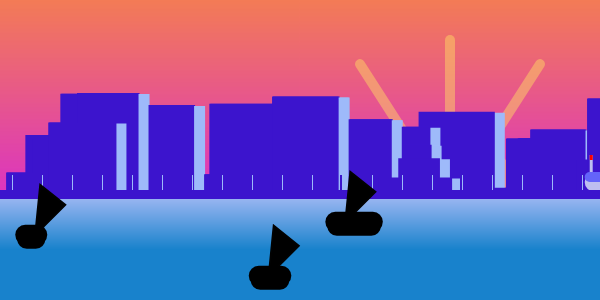
Frame 1 (no input)
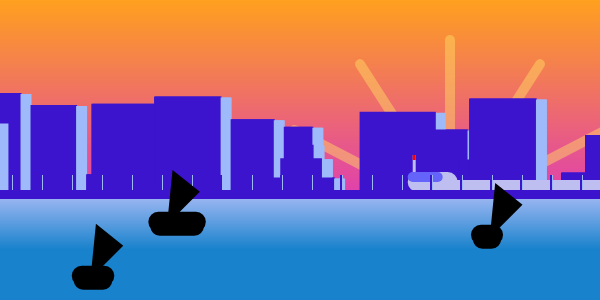
Frame 60 (no input)
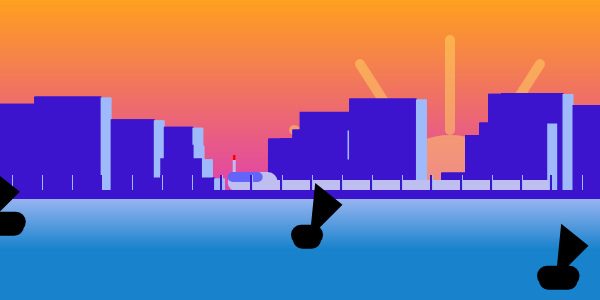
Frame 120 (the mouse pressed at the canvas centre since frame 60)

The p5.js sketch that drew these frames (run headless with seeded random() and noise() and a simulated clock; from frame 60 on, the mouse is pressed at the canvas centre):

// p5.js sketch
// ── sketch.js
// declaring an empty array called "buildings" & "boats"
var buildings = [];
var boats = [];

var trains = [];

let co1,co2;


function setup() {
 createCanvas(600, 300);
 
 // filling the array
 for(var i=0;i<30;i++) {
 buildings[i] = new Building();
 }
  for(var k=0;k<5;k++) {
 boats[k] = new Boat();
 }
    for(var c=0;c<1;c++) {
 trains[c] = new Train();
 }
}

function draw() {
 // sky
background(206, 13, 251);
 co1 = color(255,160, 30);
  co2 = color(206, 13, 251);
  
  for(let y=0; y<height; y++){
    n = map(y,0,height,0,1);
    let newco = lerpColor(co1,co2,n);
    stroke(newco);
    line(0,y,width, y); // from jaemi online
  }
  
  noStroke();
  fill(255, 219, 99, 120);
  circle(450,210,150);
  stroke(255,219,99,120);
  strokeWeight(10);
  for (let i = 0; i < 360; i += 30) {//https://editor.p5js.org/cfl2004/sketches/qbB5xqlzd credit
    let x1 = 450 + cos(radians(i)) * 80;
    let y1 = 220 + sin(radians(i)) * 90;
    let x2 = 450 + cos(radians(i)) * 180;
    let y2 = 220 + sin(radians(i)) * 180;
    line(x1, y1, x2, y2); // x1, y1, x2, y2
  }

  for(var p=1;p<buildings.length;p++) {
  //back back buildings
 buildings[p].update();
   
 }
 // calling update function for each building
 for(var i=0;i<buildings.length;i++) {
 buildings[i].update();
   
 }
 
  for(var t=0;t<trains.length;t++) {
trains[t].update();
   
 }
  
   let v = 10;
  for( var o = 0; o < 20; o++){ //20 poles
    fill(158, 186, 250);
    rect(v,175, 3, 20);
     fill(60, 20,205);
     
    rect(v,175, 2, 20);
    
    v = v + 30;
  }
  fill(60, 20,205);
   rect(0,190, width, 10); //guideline between water and buildings
  
 co3 = color(150,180,240); // water gradient
  co4 = color(24, 130, 204); 
  
    
  for(let y=200; y<600; y++){
    l = map(y,0,200,5,1);
    let waco = lerpColor(co4,co3,l);
    stroke(waco);
    line(0,y,width, y); // from jaemi online
  }
 
 /* fill(24, 130, 204);
   rect(0,200, 600,300); */
 //noLoop();
  
  for(var k=2;k<boats.length;k++) { //only three boats will show because =2
   stroke(2);
 boats[k].update();
   
 }
  
}

// defining an object called Building
// constructor code will only execute when "new Buiding" is called
class Building {

 constructor() {
        this.xPos = random(0, width);
 this.yPos = random(90, 195);
 this.bWidth = random(20, 95);
 this.bHeight = 220;
 }
update() {
 noStroke();
 fill(158, 186, 250);
 rect(this.xPos, this.yPos+1, this.bWidth, this.bHeight);
  fill(60, 20,205);
  rect(this.xPos-10, this.yPos, this.bWidth, this.bHeight); //gives 3D effect
 
     this.xPos -= 1;
     if (this.xPos < -this.bWidth) {
 this.xPos = width;
 }
 }
}
class Boat{
 constructor() {
        this.xPos = random(0, width);
 this.yPos = random(210, 270);
 this.bWidth = random(30, 65);
 this.bHeight = 20;
 }

update() {
  strokeWeight(2);
   fill(0);
  triangle(this.xPos+50, this.yPos-20, this.xPos+25, this.yPos-40,this.xPos+20, this.yPos+10);
 noStroke();
 fill(0);
 
 rect(this.xPos, this.yPos, this.bWidth, this.bHeight, 190);
   rect(this.xPos+2, this.yPos+5, this.bWidth-4, this.bHeight-1, 190);
     this.xPos -= 3;
     if (this.xPos < -this.bWidth) {
 this.xPos = width;
 }
 } 
  
  
}

class Train{
 constructor() {
        this.xPos = random(0, width);
 this.yPos = 180;
 this.bWidth = random(200, 560);
    //this.bWidth = random(15, 50);
 this.bHeight = 20;
   this.bSpace = random(25,35);
 }

update() {
  strokeWeight(2);
   fill(0);
 
  fill(190,190,240);
  rect(this.xPos, this.yPos-25, 3, this.bHeight+50);//ant
  fill(255,0,0);
    rect(this.xPos, this.yPos-25, 3, 5);
 fill(190,190,240);
 
// rect(this.xPos, this.yPos+5, 100, 3);
  rect(this.xPos, this.yPos, this.bWidth, this.bHeight);
  rect(this.xPos-5, this.yPos-8, 50, this.bHeight,190);
  fill(100,100,250);
  rect(this.xPos-5, this.yPos-8, 35, 10,190);
 
     this.xPos -= 3;
     if (this.xPos < -this.bWidth) {
 this.xPos = width;
 }
 } 
  
  
}
